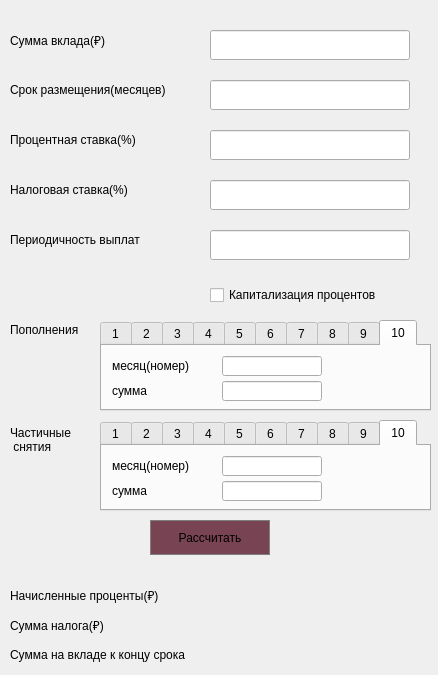
<?xml version="1.0" encoding="UTF-8"?>
<ui version="4.0">
 <class>Form_2</class>
 <widget class="QWidget" name="Form_2">
  <property name="geometry">
   <rect>
    <x>0</x>
    <y>0</y>
    <width>438</width>
    <height>675</height>
   </rect>
  </property>
  <property name="windowTitle">
   <string>Form</string>
  </property>
  <widget class="QLabel" name="label">
   <property name="geometry">
    <rect>
     <x>10</x>
     <y>20</y>
     <width>200</width>
     <height>40</height>
    </rect>
   </property>
   <property name="text">
    <string>Сумма вклада(₽)</string>
   </property>
  </widget>
  <widget class="QLabel" name="label_2">
   <property name="geometry">
    <rect>
     <x>10</x>
     <y>70</y>
     <width>200</width>
     <height>40</height>
    </rect>
   </property>
   <property name="text">
    <string>Срок размещения(месяцев)</string>
   </property>
  </widget>
  <widget class="QLabel" name="label_4">
   <property name="geometry">
    <rect>
     <x>10</x>
     <y>120</y>
     <width>200</width>
     <height>40</height>
    </rect>
   </property>
   <property name="text">
    <string>Процентная ставка(%)</string>
   </property>
  </widget>
  <widget class="QLabel" name="label_5">
   <property name="geometry">
    <rect>
     <x>10</x>
     <y>220</y>
     <width>200</width>
     <height>40</height>
    </rect>
   </property>
   <property name="text">
    <string>Периодичность выплат</string>
   </property>
  </widget>
  <widget class="QLabel" name="label_6">
   <property name="geometry">
    <rect>
     <x>10</x>
     <y>309</y>
     <width>81</width>
     <height>41</height>
    </rect>
   </property>
   <property name="text">
    <string>Пополнения</string>
   </property>
  </widget>
  <widget class="QLabel" name="label_7">
   <property name="geometry">
    <rect>
     <x>10</x>
     <y>420</y>
     <width>71</width>
     <height>40</height>
    </rect>
   </property>
   <property name="text">
    <string>Частичные
 снятия</string>
   </property>
  </widget>
  <widget class="QLabel" name="label_8">
   <property name="geometry">
    <rect>
     <x>10</x>
     <y>170</y>
     <width>200</width>
     <height>40</height>
    </rect>
   </property>
   <property name="text">
    <string>Налоговая ставка(%)</string>
   </property>
  </widget>
  <widget class="QLabel" name="label_3">
   <property name="geometry">
    <rect>
     <x>10</x>
     <y>580</y>
     <width>200</width>
     <height>30</height>
    </rect>
   </property>
   <property name="text">
    <string>Начисленные проценты(₽)</string>
   </property>
  </widget>
  <widget class="QLabel" name="label_10">
   <property name="geometry">
    <rect>
     <x>10</x>
     <y>610</y>
     <width>200</width>
     <height>30</height>
    </rect>
   </property>
   <property name="text">
    <string>Сумма налога(₽)</string>
   </property>
  </widget>
  <widget class="QLabel" name="label_11">
   <property name="geometry">
    <rect>
     <x>10</x>
     <y>640</y>
     <width>200</width>
     <height>30</height>
    </rect>
   </property>
   <property name="text">
    <string>Сумма на вкладе к концу срока</string>
   </property>
  </widget>
  <widget class="QLineEdit" name="lineEdit">
   <property name="geometry">
    <rect>
     <x>210</x>
     <y>30</y>
     <width>200</width>
     <height>30</height>
    </rect>
   </property>
  </widget>
  <widget class="QLineEdit" name="lineEdit_2">
   <property name="geometry">
    <rect>
     <x>210</x>
     <y>80</y>
     <width>200</width>
     <height>30</height>
    </rect>
   </property>
  </widget>
  <widget class="QLineEdit" name="lineEdit_3">
   <property name="geometry">
    <rect>
     <x>210</x>
     <y>130</y>
     <width>200</width>
     <height>30</height>
    </rect>
   </property>
  </widget>
  <widget class="QLineEdit" name="lineEdit_4">
   <property name="geometry">
    <rect>
     <x>210</x>
     <y>180</y>
     <width>200</width>
     <height>30</height>
    </rect>
   </property>
  </widget>
  <widget class="QLineEdit" name="lineEdit_5">
   <property name="geometry">
    <rect>
     <x>210</x>
     <y>230</y>
     <width>200</width>
     <height>30</height>
    </rect>
   </property>
  </widget>
  <widget class="QLabel" name="label_12">
   <property name="geometry">
    <rect>
     <x>220</x>
     <y>580</y>
     <width>200</width>
     <height>30</height>
    </rect>
   </property>
   <property name="text">
    <string/>
   </property>
  </widget>
  <widget class="QLabel" name="label_13">
   <property name="geometry">
    <rect>
     <x>220</x>
     <y>610</y>
     <width>200</width>
     <height>30</height>
    </rect>
   </property>
   <property name="text">
    <string/>
   </property>
  </widget>
  <widget class="QLabel" name="label_14">
   <property name="geometry">
    <rect>
     <x>220</x>
     <y>640</y>
     <width>200</width>
     <height>30</height>
    </rect>
   </property>
   <property name="text">
    <string/>
   </property>
  </widget>
  <widget class="QCheckBox" name="checkBox">
   <property name="geometry">
    <rect>
     <x>210</x>
     <y>280</y>
     <width>200</width>
     <height>30</height>
    </rect>
   </property>
   <property name="text">
    <string>Капитализация процентов</string>
   </property>
  </widget>
  <widget class="QPushButton" name="pushButton">
   <property name="geometry">
    <rect>
     <x>150</x>
     <y>520</y>
     <width>120</width>
     <height>35</height>
    </rect>
   </property>
   <property name="styleSheet">
    <string notr="true">QPushButton {
  background-color: rgb(120, 67, 83);
color: black;
  border: 1px solid gray;
}
QPushButton:pressed {
    background-color: qlineargradient(x1: 0, y1: 0, x2: 0, y2: 1,
                                      stop: 0 #BEBEBE, stop: 1 #D7D7D7);
}</string>
   </property>
   <property name="text">
    <string>Рассчитать</string>
   </property>
  </widget>
  <widget class="QTabWidget" name="tabWidget">
   <property name="geometry">
    <rect>
     <x>100</x>
     <y>320</y>
     <width>331</width>
     <height>91</height>
    </rect>
   </property>
   <property name="currentIndex">
    <number>9</number>
   </property>
   <widget class="QWidget" name="tab1">
    <property name="maximumSize">
     <size>
      <width>16777215</width>
      <height>16777215</height>
     </size>
    </property>
    <attribute name="title">
     <string>1</string>
    </attribute>
    <widget class="QLabel" name="label_r1_1">
     <property name="geometry">
      <rect>
       <x>10</x>
       <y>10</y>
       <width>100</width>
       <height>20</height>
      </rect>
     </property>
     <property name="text">
      <string>месяц(номер)</string>
     </property>
    </widget>
    <widget class="QLabel" name="label_r2_1">
     <property name="geometry">
      <rect>
       <x>10</x>
       <y>35</y>
       <width>100</width>
       <height>20</height>
      </rect>
     </property>
     <property name="text">
      <string>сумма</string>
     </property>
    </widget>
    <widget class="QLineEdit" name="lineEdit_r1_1">
     <property name="geometry">
      <rect>
       <x>120</x>
       <y>10</y>
       <width>100</width>
       <height>20</height>
      </rect>
     </property>
    </widget>
    <widget class="QLineEdit" name="lineEdit_r2_1">
     <property name="geometry">
      <rect>
       <x>120</x>
       <y>35</y>
       <width>100</width>
       <height>20</height>
      </rect>
     </property>
    </widget>
   </widget>
   <widget class="QWidget" name="tab2">
    <attribute name="title">
     <string>2</string>
    </attribute>
    <widget class="QLabel" name="label_r1_2">
     <property name="geometry">
      <rect>
       <x>10</x>
       <y>10</y>
       <width>100</width>
       <height>20</height>
      </rect>
     </property>
     <property name="text">
      <string>месяц(номер)</string>
     </property>
    </widget>
    <widget class="QLabel" name="label_r2_2">
     <property name="geometry">
      <rect>
       <x>10</x>
       <y>35</y>
       <width>100</width>
       <height>20</height>
      </rect>
     </property>
     <property name="text">
      <string>сумма</string>
     </property>
    </widget>
    <widget class="QLineEdit" name="lineEdit_r1_2">
     <property name="geometry">
      <rect>
       <x>120</x>
       <y>10</y>
       <width>100</width>
       <height>20</height>
      </rect>
     </property>
    </widget>
    <widget class="QLineEdit" name="lineEdit_r2_2">
     <property name="geometry">
      <rect>
       <x>120</x>
       <y>35</y>
       <width>100</width>
       <height>20</height>
      </rect>
     </property>
    </widget>
   </widget>
   <widget class="QWidget" name="tab3">
    <attribute name="title">
     <string>3</string>
    </attribute>
    <widget class="QLineEdit" name="lineEdit_r1_3">
     <property name="geometry">
      <rect>
       <x>120</x>
       <y>10</y>
       <width>100</width>
       <height>20</height>
      </rect>
     </property>
    </widget>
    <widget class="QLineEdit" name="lineEdit_r2_3">
     <property name="geometry">
      <rect>
       <x>120</x>
       <y>35</y>
       <width>100</width>
       <height>20</height>
      </rect>
     </property>
    </widget>
    <widget class="QLabel" name="label_r1_3">
     <property name="geometry">
      <rect>
       <x>10</x>
       <y>10</y>
       <width>100</width>
       <height>20</height>
      </rect>
     </property>
     <property name="text">
      <string>месяц(номер)</string>
     </property>
    </widget>
    <widget class="QLabel" name="label_r2_3">
     <property name="geometry">
      <rect>
       <x>10</x>
       <y>35</y>
       <width>100</width>
       <height>20</height>
      </rect>
     </property>
     <property name="text">
      <string>сумма</string>
     </property>
    </widget>
   </widget>
   <widget class="QWidget" name="tab4">
    <attribute name="title">
     <string>4</string>
    </attribute>
    <widget class="QLabel" name="label_r1_4">
     <property name="geometry">
      <rect>
       <x>10</x>
       <y>10</y>
       <width>100</width>
       <height>20</height>
      </rect>
     </property>
     <property name="text">
      <string>месяц(номер)</string>
     </property>
    </widget>
    <widget class="QLabel" name="label_r2_4">
     <property name="geometry">
      <rect>
       <x>10</x>
       <y>35</y>
       <width>100</width>
       <height>20</height>
      </rect>
     </property>
     <property name="text">
      <string>сумма</string>
     </property>
    </widget>
    <widget class="QLineEdit" name="lineEdit_r1_4">
     <property name="geometry">
      <rect>
       <x>120</x>
       <y>10</y>
       <width>100</width>
       <height>20</height>
      </rect>
     </property>
    </widget>
    <widget class="QLineEdit" name="lineEdit_r2_4">
     <property name="geometry">
      <rect>
       <x>120</x>
       <y>35</y>
       <width>100</width>
       <height>20</height>
      </rect>
     </property>
    </widget>
   </widget>
   <widget class="QWidget" name="tab5">
    <attribute name="title">
     <string>5</string>
    </attribute>
    <widget class="QLabel" name="label_r1_5">
     <property name="geometry">
      <rect>
       <x>10</x>
       <y>10</y>
       <width>100</width>
       <height>20</height>
      </rect>
     </property>
     <property name="text">
      <string>месяц(номер)</string>
     </property>
    </widget>
    <widget class="QLabel" name="label_r2_5">
     <property name="geometry">
      <rect>
       <x>10</x>
       <y>35</y>
       <width>100</width>
       <height>20</height>
      </rect>
     </property>
     <property name="text">
      <string>сумма</string>
     </property>
    </widget>
    <widget class="QLineEdit" name="lineEdit_r1_5">
     <property name="geometry">
      <rect>
       <x>120</x>
       <y>10</y>
       <width>100</width>
       <height>20</height>
      </rect>
     </property>
    </widget>
    <widget class="QLineEdit" name="lineEdit_r2_5">
     <property name="geometry">
      <rect>
       <x>120</x>
       <y>35</y>
       <width>100</width>
       <height>20</height>
      </rect>
     </property>
    </widget>
   </widget>
   <widget class="QWidget" name="tab6">
    <attribute name="title">
     <string>6</string>
    </attribute>
    <widget class="QLabel" name="label_r1_6">
     <property name="geometry">
      <rect>
       <x>10</x>
       <y>10</y>
       <width>100</width>
       <height>20</height>
      </rect>
     </property>
     <property name="text">
      <string>месяц(номер)</string>
     </property>
    </widget>
    <widget class="QLabel" name="label_r2_6">
     <property name="geometry">
      <rect>
       <x>10</x>
       <y>35</y>
       <width>100</width>
       <height>20</height>
      </rect>
     </property>
     <property name="text">
      <string>сумма</string>
     </property>
    </widget>
    <widget class="QLineEdit" name="lineEdit_r1_6">
     <property name="geometry">
      <rect>
       <x>120</x>
       <y>10</y>
       <width>100</width>
       <height>20</height>
      </rect>
     </property>
    </widget>
    <widget class="QLineEdit" name="lineEdit_r2_6">
     <property name="geometry">
      <rect>
       <x>120</x>
       <y>35</y>
       <width>100</width>
       <height>20</height>
      </rect>
     </property>
    </widget>
   </widget>
   <widget class="QWidget" name="tab7">
    <attribute name="title">
     <string>7</string>
    </attribute>
    <widget class="QLabel" name="label_r1_7">
     <property name="geometry">
      <rect>
       <x>10</x>
       <y>10</y>
       <width>100</width>
       <height>20</height>
      </rect>
     </property>
     <property name="text">
      <string>месяц(номер)</string>
     </property>
    </widget>
    <widget class="QLabel" name="label_r2_7">
     <property name="geometry">
      <rect>
       <x>10</x>
       <y>35</y>
       <width>100</width>
       <height>20</height>
      </rect>
     </property>
     <property name="text">
      <string>сумма</string>
     </property>
    </widget>
    <widget class="QLineEdit" name="lineEdit_r1_7">
     <property name="geometry">
      <rect>
       <x>120</x>
       <y>10</y>
       <width>100</width>
       <height>20</height>
      </rect>
     </property>
    </widget>
    <widget class="QLineEdit" name="lineEdit_r2_7">
     <property name="geometry">
      <rect>
       <x>120</x>
       <y>35</y>
       <width>100</width>
       <height>20</height>
      </rect>
     </property>
    </widget>
   </widget>
   <widget class="QWidget" name="tab8">
    <attribute name="title">
     <string>8</string>
    </attribute>
    <widget class="QLineEdit" name="lineEdit_r1_8">
     <property name="geometry">
      <rect>
       <x>120</x>
       <y>10</y>
       <width>100</width>
       <height>20</height>
      </rect>
     </property>
    </widget>
    <widget class="QLineEdit" name="lineEdit_r2_8">
     <property name="geometry">
      <rect>
       <x>120</x>
       <y>35</y>
       <width>100</width>
       <height>20</height>
      </rect>
     </property>
    </widget>
    <widget class="QLabel" name="label_r1_8">
     <property name="geometry">
      <rect>
       <x>10</x>
       <y>10</y>
       <width>100</width>
       <height>20</height>
      </rect>
     </property>
     <property name="text">
      <string>месяц(номер)</string>
     </property>
    </widget>
    <widget class="QLabel" name="label_r2_8">
     <property name="geometry">
      <rect>
       <x>10</x>
       <y>35</y>
       <width>100</width>
       <height>20</height>
      </rect>
     </property>
     <property name="text">
      <string>сумма</string>
     </property>
    </widget>
   </widget>
   <widget class="QWidget" name="tab9">
    <attribute name="title">
     <string>9</string>
    </attribute>
    <widget class="QLabel" name="label_r1_9">
     <property name="geometry">
      <rect>
       <x>10</x>
       <y>10</y>
       <width>100</width>
       <height>20</height>
      </rect>
     </property>
     <property name="text">
      <string>месяц(номер)</string>
     </property>
    </widget>
    <widget class="QLabel" name="label_r2_9">
     <property name="geometry">
      <rect>
       <x>10</x>
       <y>35</y>
       <width>100</width>
       <height>20</height>
      </rect>
     </property>
     <property name="text">
      <string>сумма</string>
     </property>
    </widget>
    <widget class="QLineEdit" name="lineEdit_r1_9">
     <property name="geometry">
      <rect>
       <x>120</x>
       <y>10</y>
       <width>100</width>
       <height>20</height>
      </rect>
     </property>
    </widget>
    <widget class="QLineEdit" name="lineEdit_r2_9">
     <property name="geometry">
      <rect>
       <x>120</x>
       <y>35</y>
       <width>100</width>
       <height>20</height>
      </rect>
     </property>
    </widget>
   </widget>
   <widget class="QWidget" name="tab10">
    <attribute name="title">
     <string>10</string>
    </attribute>
    <widget class="QLabel" name="label_r1_10">
     <property name="geometry">
      <rect>
       <x>10</x>
       <y>10</y>
       <width>100</width>
       <height>20</height>
      </rect>
     </property>
     <property name="text">
      <string>месяц(номер)</string>
     </property>
    </widget>
    <widget class="QLabel" name="label_r2_10">
     <property name="geometry">
      <rect>
       <x>10</x>
       <y>35</y>
       <width>100</width>
       <height>20</height>
      </rect>
     </property>
     <property name="text">
      <string>сумма</string>
     </property>
    </widget>
    <widget class="QLineEdit" name="lineEdit_r1_10">
     <property name="geometry">
      <rect>
       <x>120</x>
       <y>10</y>
       <width>100</width>
       <height>20</height>
      </rect>
     </property>
    </widget>
    <widget class="QLineEdit" name="lineEdit_r2_10">
     <property name="geometry">
      <rect>
       <x>120</x>
       <y>35</y>
       <width>100</width>
       <height>20</height>
      </rect>
     </property>
    </widget>
   </widget>
  </widget>
  <widget class="QTabWidget" name="tabWidget_2">
   <property name="geometry">
    <rect>
     <x>100</x>
     <y>420</y>
     <width>331</width>
     <height>91</height>
    </rect>
   </property>
   <property name="currentIndex">
    <number>9</number>
   </property>
   <widget class="QWidget" name="tab1_2">
    <property name="maximumSize">
     <size>
      <width>16777215</width>
      <height>16777215</height>
     </size>
    </property>
    <attribute name="title">
     <string>1</string>
    </attribute>
    <widget class="QLineEdit" name="lineEdit_w1_1">
     <property name="geometry">
      <rect>
       <x>120</x>
       <y>10</y>
       <width>100</width>
       <height>20</height>
      </rect>
     </property>
    </widget>
    <widget class="QLineEdit" name="lineEdit_w2_1">
     <property name="geometry">
      <rect>
       <x>120</x>
       <y>35</y>
       <width>100</width>
       <height>20</height>
      </rect>
     </property>
    </widget>
    <widget class="QLabel" name="label_w1_1">
     <property name="geometry">
      <rect>
       <x>10</x>
       <y>10</y>
       <width>100</width>
       <height>20</height>
      </rect>
     </property>
     <property name="text">
      <string>месяц(номер)</string>
     </property>
    </widget>
    <widget class="QLabel" name="label_w2_1">
     <property name="geometry">
      <rect>
       <x>10</x>
       <y>35</y>
       <width>100</width>
       <height>20</height>
      </rect>
     </property>
     <property name="text">
      <string>сумма</string>
     </property>
    </widget>
   </widget>
   <widget class="QWidget" name="tab2_2">
    <attribute name="title">
     <string>2</string>
    </attribute>
    <widget class="QLabel" name="label_w1_2">
     <property name="geometry">
      <rect>
       <x>10</x>
       <y>10</y>
       <width>100</width>
       <height>20</height>
      </rect>
     </property>
     <property name="text">
      <string>месяц(номер)</string>
     </property>
    </widget>
    <widget class="QLabel" name="label_w2_2">
     <property name="geometry">
      <rect>
       <x>10</x>
       <y>35</y>
       <width>100</width>
       <height>20</height>
      </rect>
     </property>
     <property name="text">
      <string>сумма</string>
     </property>
    </widget>
    <widget class="QLineEdit" name="lineEdit_w1_2">
     <property name="geometry">
      <rect>
       <x>120</x>
       <y>10</y>
       <width>100</width>
       <height>20</height>
      </rect>
     </property>
    </widget>
    <widget class="QLineEdit" name="lineEdit_w2_2">
     <property name="geometry">
      <rect>
       <x>120</x>
       <y>35</y>
       <width>100</width>
       <height>20</height>
      </rect>
     </property>
    </widget>
   </widget>
   <widget class="QWidget" name="tab3_2">
    <attribute name="title">
     <string>3</string>
    </attribute>
    <widget class="QLineEdit" name="lineEdit_w1_3">
     <property name="geometry">
      <rect>
       <x>120</x>
       <y>10</y>
       <width>100</width>
       <height>20</height>
      </rect>
     </property>
    </widget>
    <widget class="QLineEdit" name="lineEdit_w2_3">
     <property name="geometry">
      <rect>
       <x>120</x>
       <y>35</y>
       <width>100</width>
       <height>20</height>
      </rect>
     </property>
    </widget>
    <widget class="QLabel" name="label_w1_3">
     <property name="geometry">
      <rect>
       <x>10</x>
       <y>10</y>
       <width>100</width>
       <height>20</height>
      </rect>
     </property>
     <property name="text">
      <string>месяц(номер)</string>
     </property>
    </widget>
    <widget class="QLabel" name="label_w2_3">
     <property name="geometry">
      <rect>
       <x>10</x>
       <y>35</y>
       <width>100</width>
       <height>20</height>
      </rect>
     </property>
     <property name="text">
      <string>сумма</string>
     </property>
    </widget>
   </widget>
   <widget class="QWidget" name="tab4_2">
    <attribute name="title">
     <string>4</string>
    </attribute>
    <widget class="QLabel" name="label_w1_4">
     <property name="geometry">
      <rect>
       <x>10</x>
       <y>10</y>
       <width>100</width>
       <height>20</height>
      </rect>
     </property>
     <property name="text">
      <string>месяц(номер)</string>
     </property>
    </widget>
    <widget class="QLabel" name="label_w2_4">
     <property name="geometry">
      <rect>
       <x>10</x>
       <y>35</y>
       <width>100</width>
       <height>20</height>
      </rect>
     </property>
     <property name="text">
      <string>сумма</string>
     </property>
    </widget>
    <widget class="QLineEdit" name="lineEdit_w1_4">
     <property name="geometry">
      <rect>
       <x>120</x>
       <y>10</y>
       <width>100</width>
       <height>20</height>
      </rect>
     </property>
    </widget>
    <widget class="QLineEdit" name="lineEdit_w2_4">
     <property name="geometry">
      <rect>
       <x>120</x>
       <y>35</y>
       <width>100</width>
       <height>20</height>
      </rect>
     </property>
    </widget>
   </widget>
   <widget class="QWidget" name="tab5_2">
    <attribute name="title">
     <string>5</string>
    </attribute>
    <widget class="QLabel" name="label_w1_5">
     <property name="geometry">
      <rect>
       <x>10</x>
       <y>10</y>
       <width>100</width>
       <height>20</height>
      </rect>
     </property>
     <property name="text">
      <string>месяц(номер)</string>
     </property>
    </widget>
    <widget class="QLabel" name="label_w2_5">
     <property name="geometry">
      <rect>
       <x>10</x>
       <y>35</y>
       <width>100</width>
       <height>20</height>
      </rect>
     </property>
     <property name="text">
      <string>сумма</string>
     </property>
    </widget>
    <widget class="QLineEdit" name="lineEdit_w1_5">
     <property name="geometry">
      <rect>
       <x>120</x>
       <y>10</y>
       <width>100</width>
       <height>20</height>
      </rect>
     </property>
    </widget>
    <widget class="QLineEdit" name="lineEdit_w2_5">
     <property name="geometry">
      <rect>
       <x>120</x>
       <y>35</y>
       <width>100</width>
       <height>20</height>
      </rect>
     </property>
    </widget>
   </widget>
   <widget class="QWidget" name="tab6_2">
    <attribute name="title">
     <string>6</string>
    </attribute>
    <widget class="QLineEdit" name="lineEdit_w1_6">
     <property name="geometry">
      <rect>
       <x>120</x>
       <y>10</y>
       <width>100</width>
       <height>20</height>
      </rect>
     </property>
    </widget>
    <widget class="QLineEdit" name="lineEdit_w2_6">
     <property name="geometry">
      <rect>
       <x>120</x>
       <y>35</y>
       <width>100</width>
       <height>20</height>
      </rect>
     </property>
    </widget>
    <widget class="QLabel" name="label_w1_6">
     <property name="geometry">
      <rect>
       <x>10</x>
       <y>10</y>
       <width>100</width>
       <height>20</height>
      </rect>
     </property>
     <property name="text">
      <string>месяц(номер)</string>
     </property>
    </widget>
    <widget class="QLabel" name="label_w2_6">
     <property name="geometry">
      <rect>
       <x>10</x>
       <y>35</y>
       <width>100</width>
       <height>20</height>
      </rect>
     </property>
     <property name="text">
      <string>сумма</string>
     </property>
    </widget>
   </widget>
   <widget class="QWidget" name="tab7_2">
    <attribute name="title">
     <string>7</string>
    </attribute>
    <widget class="QLabel" name="label_w1_7">
     <property name="geometry">
      <rect>
       <x>10</x>
       <y>10</y>
       <width>100</width>
       <height>20</height>
      </rect>
     </property>
     <property name="text">
      <string>месяц(номер)</string>
     </property>
    </widget>
    <widget class="QLabel" name="label_w2_7">
     <property name="geometry">
      <rect>
       <x>10</x>
       <y>35</y>
       <width>100</width>
       <height>20</height>
      </rect>
     </property>
     <property name="text">
      <string>сумма</string>
     </property>
    </widget>
    <widget class="QLineEdit" name="lineEdit_w1_7">
     <property name="geometry">
      <rect>
       <x>120</x>
       <y>10</y>
       <width>100</width>
       <height>20</height>
      </rect>
     </property>
    </widget>
    <widget class="QLineEdit" name="lineEdit_w2_7">
     <property name="geometry">
      <rect>
       <x>120</x>
       <y>35</y>
       <width>100</width>
       <height>20</height>
      </rect>
     </property>
    </widget>
   </widget>
   <widget class="QWidget" name="tab8_2">
    <attribute name="title">
     <string>8</string>
    </attribute>
    <widget class="QLineEdit" name="lineEdit_w1_8">
     <property name="geometry">
      <rect>
       <x>120</x>
       <y>10</y>
       <width>100</width>
       <height>20</height>
      </rect>
     </property>
    </widget>
    <widget class="QLineEdit" name="lineEdit_w2_8">
     <property name="geometry">
      <rect>
       <x>120</x>
       <y>35</y>
       <width>100</width>
       <height>20</height>
      </rect>
     </property>
    </widget>
    <widget class="QLabel" name="label_w1_8">
     <property name="geometry">
      <rect>
       <x>10</x>
       <y>10</y>
       <width>100</width>
       <height>20</height>
      </rect>
     </property>
     <property name="text">
      <string>месяц(номер)</string>
     </property>
    </widget>
    <widget class="QLabel" name="label_w2_8">
     <property name="geometry">
      <rect>
       <x>10</x>
       <y>35</y>
       <width>100</width>
       <height>20</height>
      </rect>
     </property>
     <property name="text">
      <string>сумма</string>
     </property>
    </widget>
   </widget>
   <widget class="QWidget" name="tab9_2">
    <attribute name="title">
     <string>9</string>
    </attribute>
    <widget class="QLabel" name="label_w1_9">
     <property name="geometry">
      <rect>
       <x>10</x>
       <y>10</y>
       <width>100</width>
       <height>20</height>
      </rect>
     </property>
     <property name="text">
      <string>месяц(номер)</string>
     </property>
    </widget>
    <widget class="QLabel" name="label_w2_9">
     <property name="geometry">
      <rect>
       <x>10</x>
       <y>35</y>
       <width>100</width>
       <height>20</height>
      </rect>
     </property>
     <property name="text">
      <string>сумма</string>
     </property>
    </widget>
    <widget class="QLineEdit" name="lineEdit_w1_9">
     <property name="geometry">
      <rect>
       <x>120</x>
       <y>10</y>
       <width>100</width>
       <height>20</height>
      </rect>
     </property>
    </widget>
    <widget class="QLineEdit" name="lineEdit_w2_9">
     <property name="geometry">
      <rect>
       <x>120</x>
       <y>35</y>
       <width>100</width>
       <height>20</height>
      </rect>
     </property>
    </widget>
   </widget>
   <widget class="QWidget" name="tab10_2">
    <attribute name="title">
     <string>10</string>
    </attribute>
    <widget class="QLabel" name="label_w1_10">
     <property name="geometry">
      <rect>
       <x>10</x>
       <y>10</y>
       <width>100</width>
       <height>20</height>
      </rect>
     </property>
     <property name="text">
      <string>месяц(номер)</string>
     </property>
    </widget>
    <widget class="QLabel" name="label_w2_10">
     <property name="geometry">
      <rect>
       <x>10</x>
       <y>35</y>
       <width>100</width>
       <height>20</height>
      </rect>
     </property>
     <property name="text">
      <string>сумма</string>
     </property>
    </widget>
    <widget class="QLineEdit" name="lineEdit_w1_10">
     <property name="geometry">
      <rect>
       <x>120</x>
       <y>10</y>
       <width>100</width>
       <height>20</height>
      </rect>
     </property>
    </widget>
    <widget class="QLineEdit" name="lineEdit_w2_10">
     <property name="geometry">
      <rect>
       <x>120</x>
       <y>35</y>
       <width>100</width>
       <height>20</height>
      </rect>
     </property>
    </widget>
   </widget>
  </widget>
 </widget>
 <resources/>
 <connections/>
</ui>
